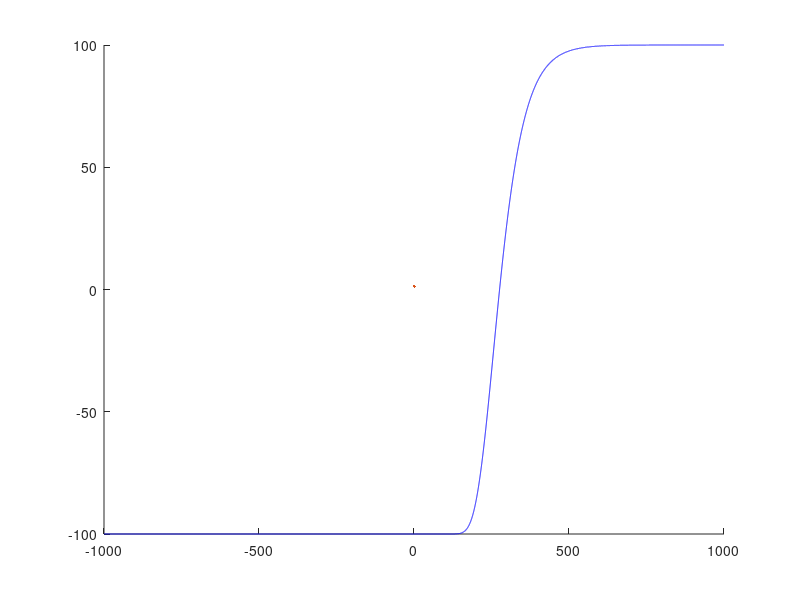

This chart was generated by the following MATLAB code: (Note: this script raises an error after producing the figure.)
%%%%%% Simple sigmoid function parametrisation
close all;
clf;
clear all; 
C1 =-100;
C2 = 100;



x = -1000:0.1:1000;
gr = 0.5;
v  = 1.0; 

%Boundary = C1+(C2-C1)./(1+exp(-gr*(x-0))).^(1/v);
%Boundary2 = C1+(C2-C1)./(1+exp(-gr*(x-0))).^(1/v);
Boundary3 = C1+(C2-C1)./(1+exp(-0.018*(x-0))).^(1/0.01);


figure(1)
%plot(x,Boundary,'Color','r');
hold on
%plot(x,Boundary2,"Color",'k');
plot(x,Boundary3,'Color','b','LineStyle','-',LineWidth=1.3);
xline(-350)
xline(350)
yline(-800)
yline(-300,LineWidth=1.4)
xline(0)





